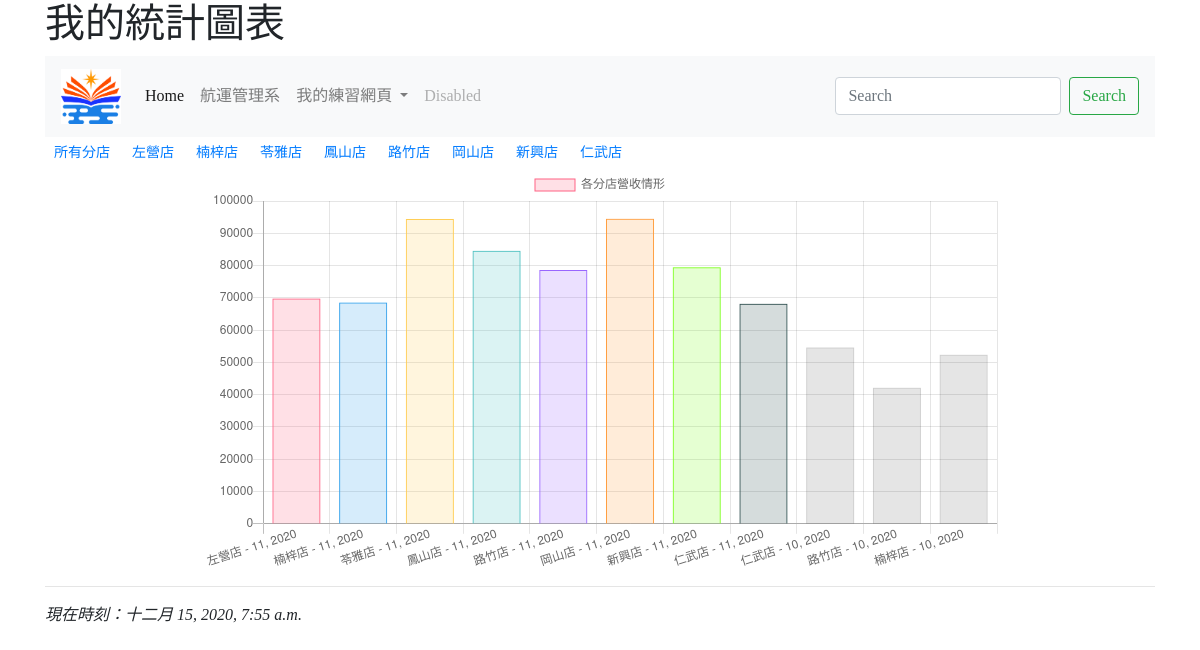
Page /mychart/ on the committed database.
### mysite/models.py (models this page shows)
class Branch(models.Model):
    title = models.CharField(max_length=200)
    name = models.CharField(max_length=200)
    def __str__(self):
        return self.title

### mysite/views.py (the view)
# urls.py: path('mychart/',mychart),
def mychart(request, bid=0):
    now = datetime.now()
    stores = Branch.objects.all()
    if bid == 0:
        data = StoreIncome.objects.all()
    else:
        data = StoreIncome.objects.filter(branch=bid)
    return render(request, "mychart.html", locals())

### templates/mychart.html (shortened to what this page needs)
{% extends 'base.html' %}
{% block titlemessage %}
    <h1>我的統計圖表</h1>
{% endblock %}
{% block content %}
    <button class='btn btn-sm'>
        <a href="/mychart/">所有分店</a>
    </button>
    {% for s in stores %}
    <button class='btn btn-sm'>
        <a href="/mychart/{{s.id}}/">
            {{s.title}}
        </a>
    </button>
{% endfor %}
<center>
<table width=800>
    <tr><td>
<canvas id="myChart" width="800" height="400"></canvas>
</td></tr>
</table>
</center>
<script>
var ctx = document.getElementById('myChart').getContext('2d');
var myChart = new Chart(ctx, {
    type: 'bar',
    data: {
        labels: [
            {% for item in data %}
                '{{ item.branch }} - {{ item.income_month }}, {{ item.income_year }}',
            {% endfor %}
        ],
        datasets: [{
            label: '各分店營收情形',
            data: [
                {% for item in data %}
                    '{{ item.income }}',
                {% endfor %}
            ],
            backgroundColor: [
                'rgba(255, 99, 132, 0.2)',
                'rgba(54, 162, 235, 0.2)',
                'rgba(255, 206, 86, 0.2)',
                'rgba(75, 192, 192, 0.2)',
                'rgba(153, 102, 255, 0.2)',
                'rgba(255, 159, 64, 0.2)',
                'rgba(127, 255, 32, 0.2)',
                'rgba(47, 79, 79, 0.2)'
            ],
            borderColor: [
                'rgba(255, 99, 132, 1)',
                'rgba(54, 162, 235, 1)',
                'rgba(255, 206, 86, 1)',
                'rgba(75, 192, 192, 1)',
                'rgba(153, 102, 255, 1)',
                'rgba(255, 159, 64, 1)',
                'rgba(127, 255, 32, 1)',
                'rgba(47, 79, 79, 1)'
            ],
            borderWidth: 1
        }]
    },
    options: {
        scales: {
            yAxes: [{
                ticks: {
                    beginAtZero: true
                }
            }]
        }
    }
});
</script>
{% endblock %}

### templates/base.html (style rules this page uses)
body { font-family: 微軟正黑體; }

### rows in the picture
Branch: title "左營店"
Branch: title "楠梓店"
Branch: title "苓雅店"
Branch: title "鳳山店"
Branch: title "路竹店"
Branch: title "岡山店"
Branch: title "新興店"
Branch: title "仁武店"

### other values in the picture
chart data {{ item.branch }} 左營店, 楠梓店, 苓雅店, 鳳山店, 路竹店, 岡山店, 新興店, 仁武店, 仁武店, 路竹店, 楠梓店
chart data {{ item.income_month }} 11, 11, 11, 11, 11, 11, 11, 11, 10, 10, 10
chart data {{ item.income_year }} 2020, 2020, 2020, 2020, 2020, 2020, 2020, 2020, 2020, 2020, 2020
chart data {{ item.income }} 69813, 68544, 94453, 84563, 78611, 94526, 79503, 68190, 54652, 42163, 52391
